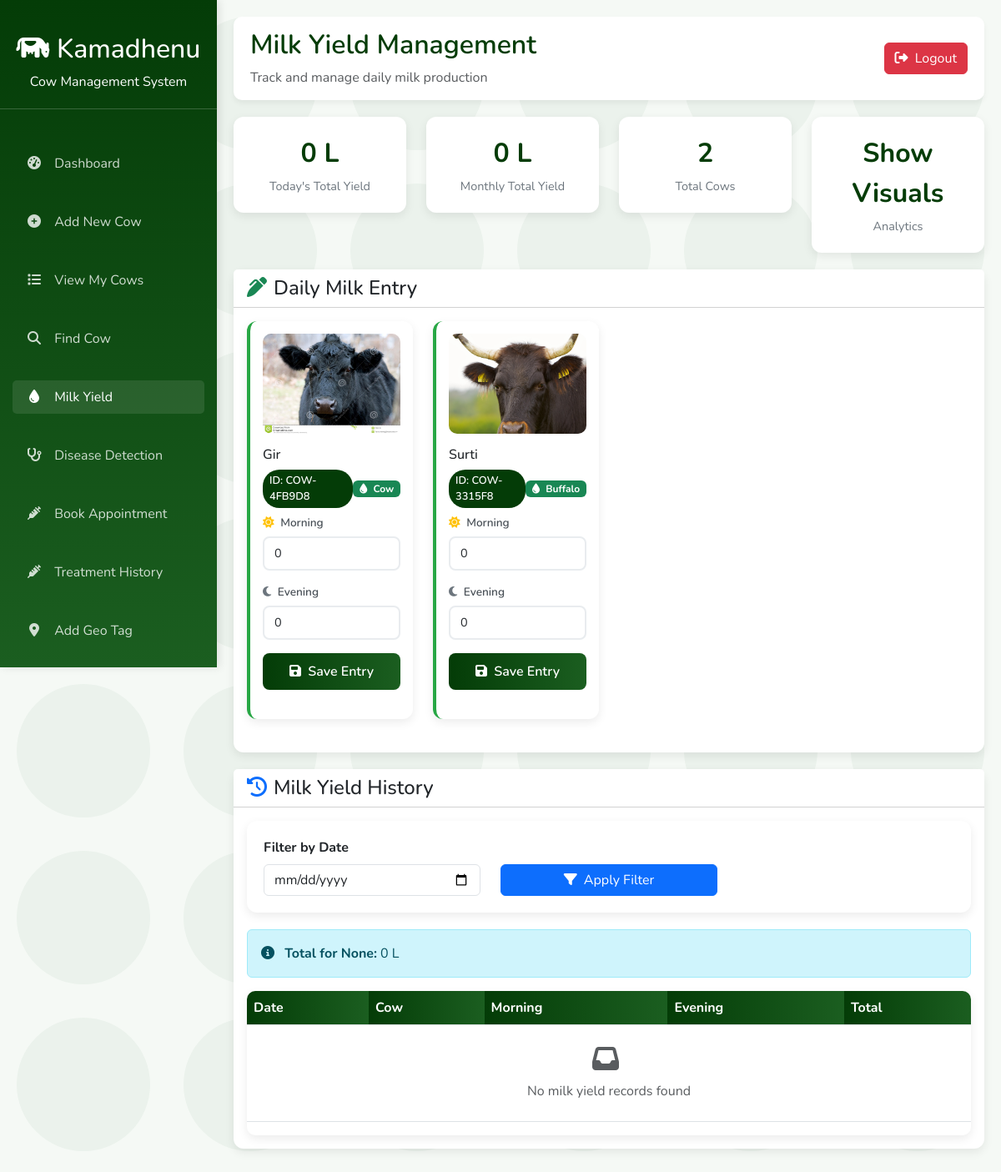
The app's page /milk_yield (signed in), older data.
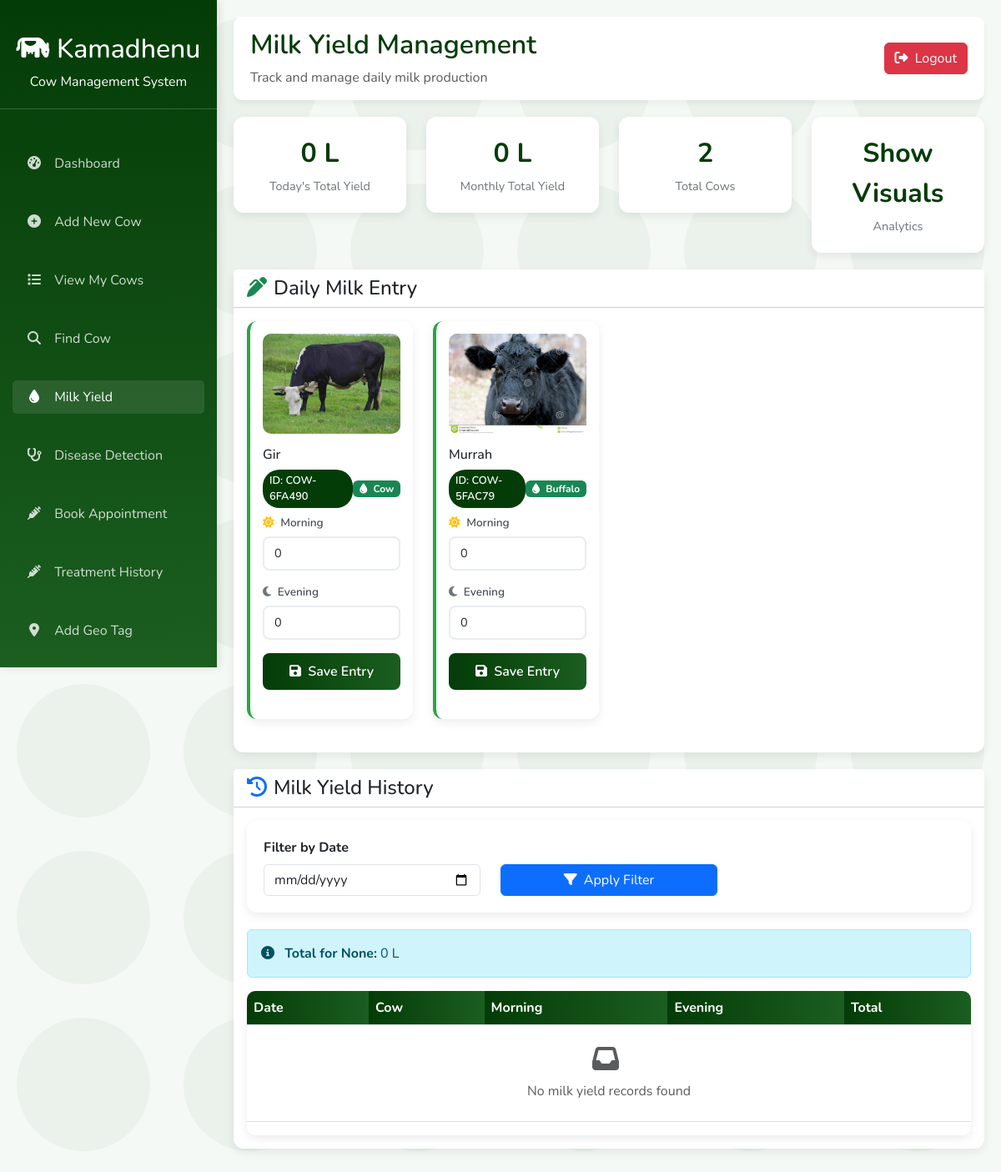
The same page, newer data.
### tables this page shows
CREATE TABLE cows (
            cow_id TEXT PRIMARY KEY,
            farmer_id INTEGER,
            cattle_type TEXT NOT NULL,
            breed TEXT,
            date_of_birth DATE,  -- NEW: Date of birth
            age INTEGER,
            weight REAL,
            color TEXT,
            health_records TEXT,
            vaccination_history TEXT,
            milk_yield REAL,
            special_notes TEXT,
            photo TEXT,
            muzzle_id TEXT,
            muzzle_photo TEXT,
            father_id TEXT,
            mother_id TEXT,
            insurance_by TEXT,  -- NEW: Insurance company name
            insurance_policy_number TEXT,  -- NEW: Policy number
            insurance_valid_upto DATE,  -- NEW: Insurance expiry date
            created_at TIMESTAMP DEFAULT CURRENT_TIMESTAMP,
            FOREIGN KEY (farmer_id) REFERENCES farmers(farmer_id),
            FOREIGN KEY (father_id) REFERENCES cows(cow_id),
            FOREIGN KEY (mother_id) REFERENCES cows(cow_id)
        );

### app.py (the view, shortened to what this page needs)
@app.route("/milk_yield", methods=["GET", "POST"])
def milk_yield():
    if "farmer_id" not in session:
        flash("Please login first!", "danger")
        return redirect(url_for("login"))
    conn = get_db()
    cur = conn.cursor()
    today = dt_date.today().isoformat()
    cows = cur.execute("""
        SELECT * FROM cows
        WHERE farmer_id=? AND cattle_type IN ('cow', 'buffalo')
    """, (session["farmer_id"],)).fetchall()
    daily_total = cur.execute("""
        SELECT SUM(total) AS total
        FROM milk_yield m
        JOIN cows c ON m.cow_id = c.cow_id
        WHERE m.date=? AND c.farmer_id=? AND c.cattle_type IN ('cow', 'buffalo')
    """, (today, session["farmer_id"])).fetchone()["total"] or 0
    month_start = dt_date.today().replace(day=1).isoformat()
    monthly_total = cur.execute("""
        SELECT SUM(total) AS total
        FROM milk_yield m
        JOIN cows c ON m.cow_id = c.cow_id
        WHERE m.date >= ? AND c.farmer_id=? AND c.cattle_type IN ('cow', 'buffalo')
    """, (month_start, session["farmer_id"])).fetchone()["total"] or 0
    selected_date = request.args.get("date")
    if selected_date:
        history = cur.execute("""
            SELECT m.*, c.breed AS cow_name
            FROM milk_yield m
            JOIN cows c ON m.cow_id = c.cow_id
            WHERE c.farmer_id=? AND m.date=? AND c.cattle_type IN ('cow', 'buffalo')
            ORDER BY m.cow_id
        """, (session["farmer_id"], selected_date)).fetchall()
    else:
        history = cur.execute("""
            SELECT m.*, c.breed AS cow_name
            FROM milk_yield m
            JOIN cows c ON m.cow_id = c.cow_id
            WHERE c.farmer_id=? AND c.cattle_type IN ('cow', 'buffalo')
            ORDER BY m.date DESC, m.cow_id
        """, (session["farmer_id"],)).fetchall()
    conn.close()
    current_date = dt_date.today().isoformat()
    return render_template("milk_yield.html",
                           cows=cows,
                           history=history,
                           daily_total=daily_total,
                           monthly_total=monthly_total,
                           selected_date=selected_date,
                           current_date=current_date)

### templates/milk_yield.html (shortened to what this page needs)
<!DOCTYPE html>
<html lang="en">
<head>
    <link href="https://cdn.jsdelivr.net/npm/bootstrap@5.3.0/dist/css/bootstrap.min.css" rel="stylesheet">
    <link rel="stylesheet" href="https://cdnjs.cloudflare.com/ajax/libs/font-awesome/6.4.0/css/all.min.css">
</head>
<body class="cow-background">
    <div class="dashboard-container">
        <div class="sidebar" id="sidebar">
            <div class="logo">
                <h2><i class="fas fa-cow"></i> Kamadhenu</h2>
                <p class="mb-0">Cow Management System</p>
            </div>
            <ul class="nav flex-column">
                <li class="nav-item">
                    <a class="nav-link" href="/dashboard">
                        <i class="fas fa-tachometer-alt"></i> Dashboard
                    </a>
                </li>
                <li class="nav-item">
                    <a class="nav-link" href="/add_cow">
                        <i class="fas fa-plus-circle"></i> Add New Cow
                    </a>
                </li>
                <li class="nav-item">
                    <a class="nav-link" href="/cows">
                        <i class="fas fa-list"></i> View My Cows
                    </a>
                </li>
                <li class="nav-item">
                    <a class="nav-link" href="/find_cow">
                        <i class="fas fa-search"></i> Find Cow
                    </a>
                </li>
                <li class="nav-item">
                    <a class="nav-link active" href="/milk_yield">
                        <i class="fas fa-tint"></i> Milk Yield
                    </a>
                </li>
                <li class="nav-item">
                    <a class="nav-link" href="/disease_prediction">
                        <i class="fas fa-stethoscope"></i> Disease Detection
                    </a>
                </li>
                <li class="nav-item">
                    <a class="nav-link" href="/book_appointment">
                        <i class="fas fa-syringe"></i> Book Appointment
                    </a>
                </li>
                <li class="nav-item">
                    <a class="nav-link" href="{{ url_for('farmer_treatments') }}">
                        <i class="fas fa-syringe"></i> Treatment History
                    </a>
                </li>
                <li class="nav-item">
                    <a class="nav-link" href="{{ url_for('add_geotag') }}">
                        <i class="fas fa-map-marker-alt"></i> Add Geo Tag
                    </a>
                </li>
            </ul>
        </div>
        <div class="main-content" id="mainContent">
            <div class="header">
                <div>
                    <h2 class="welcome-text">Milk Yield Management</h2>
                    <p class="mb-0 text-muted">Track and manage daily milk production</p>
                </div>
                <a href="{{ url_for('farmer_logout') }}" class="btn btn-danger">
                    <i class="fas fa-sign-out-alt me-1"></i> Logout
                </a>
            </div>
            <div class="row">
                <div class="col-md-3">
                    <div class="stats-card">
                        <div class="stats-number">{{ daily_total }} L</div>
                        <div class="stats-label">Today's Total Yield</div>
                    </div>
                </div>
                <div class="col-md-3">
                    <div class="stats-card">
                        <div class="stats-number">{{ monthly_total }} L</div>
                        <div class="stats-label">Monthly Total Yield</div>
                    </div>
                </div>
                <div class="col-md-3">
                    <div class="stats-card">
                        <div class="stats-number">{{ cows|length }}</div>
                        <div class="stats-label">Total Cows</div>
                    </div>
                </div>
                <div class="col-md-3">
                    <div class="stats-card">
                        <div class="stats-number">Show Visuals</div>
                        <div class="stats-label">Analytics</div>
                    </div>
                </div>
            </div>
            <div class="card">
                <div class="card-header bg-white">
                    <h4 class="mb-0"><i class="fas fa-pen-alt me-2 text-success"></i>Daily Milk Entry</h4>
                </div>
                <div class="card-body">
                    <div class="row">
                        {% for cow in cows %}
                        <div class="col-xl-3 col-lg-4 col-md-6 mb-4">
                            <div class="card cow-card">
                                {% if cow.photo %}
                                    <img src="{{ url_for('static', filename='uploads/cow/' ~ cow.photo) }}"
                                         class="cow-image mb-3" alt="Cow Photo">
                                {% else %}
                                    <div class="cow-image mb-3 bg-light d-flex align-items-center justify-content-center">
                                        <i class="fas fa-cow text-muted" style="font-size: 3rem;"></i>
                                    </div>
                                {% endif %}
                                <h6 class="mb-2">{{ cow.breed }}</h6>
                                <div class="d-flex justify-content-between align-items-center mb-2">
                                    <span class="cow-id-badge">ID: {{ cow.cow_id }}</span>
                                    <span class="badge bg-success">
                                        <i class="fas fa-tint me-1"></i>
                                        {{ cow.cattle_type|title }}
                                    </span>
                                </div>
                                <form method="POST">
                                    <div class="mb-3">
                                        <div class="milk-time-label">
                                            <i class="fas fa-sun me-1 text-warning"></i> Morning
                                        </div>
                                        <input type="number" step="0.1" name="morning" class="form-control milk-input" placeholder="0 L" value="0" min="0">
                                    </div>
                                    <div class="mb-3">
                                        <div class="milk-time-label">
                                            <i class="fas fa-moon me-1 text-secondary"></i> Evening
                                        </div>
                                        <input type="number" step="0.1" name="evening" class="form-control milk-input" placeholder="0 L" value="0" min="0">
                                    </div>
                                    <button type="submit" class="btn btn-success w-100">
                                        <i class="fas fa-save me-1"></i> Save Entry
                                    </button>
                                </form>
                            </div>
                        </div>
                        {% endfor %}
                    </div>
                </div>
            </div>
            <div class="card">
                <div class="card-header bg-white">
                    <h4 class="mb-0"><i class="fas fa-history me-2 text-primary"></i>Milk Yield History</h4>
                </div>
                <div class="card-body">
                    <div class="filter-section">
                        <form method="get" class="row align-items-end">
                            <div class="col-md-4">
                                <label class="form-label fw-bold">Filter by Date</label>
                                <input type="date" name="date" value="{{ selected_date or '' }}"
                                       class="form-control" max="{{ current_date }}">
                            </div>
                            <div class="col-md-4">
                                <button type="submit" class="btn btn-primary w-100">
                                    <i class="fas fa-filter me-1"></i> Apply Filter
                                </button>
                            </div>
                        </form>
                    </div>
                    {% if daily_total is not none %}
                    <div class="alert alert-info">
                        <i class="fas fa-info-circle me-2"></i>
                        <b>Total for {{ selected_date }}:</b> {{ daily_total }} L
                    </div>
                    {% endif %}
                    <div class="history-table">
                        <table class="table table-hover">
                            <thead>
                                <tr>
                                    <th>Date</th>
                                    <th>Cow</th>
                                    <th>Morning</th>
                                    <th>Evening</th>
                                    <th>Total</th>
                                </tr>
                            </thead>
                            <tbody>
                                {% if history %}
                                    {% for row in history %}
                                    <tr>
                                        <td>{{ row.date }}</td>
                                        <td>{{ row.cow_name }}</td>
                                        <td>{{ row.morning }} L</td>
                                        <td>{{ row.evening }} L</td>
                                        <td><b>{{ row.total }} L</b></td>
                                    </tr>
                                    {% endfor %}
                                {% else %}
                                    <tr>
                                        <td colspan="5" class="text-center text-muted py-4">
                                            <i class="fas fa-inbox me-2" style="font-size: 2rem;"></i>
                                            <p class="mt-2 mb-0">No milk yield records found</p>
                                        </td>
                                    </tr>
                                {% endif %}
                            </tbody>
                        </table>
                    </div>
                </div>
            </div>
        </div>
    </div>
</body>
</html>

Row changes from the older to the newer data that the page shows:
removed cows: photo (picture), breed "Gir", cow_id "COW-4FB9D8", cattle_type "Cow"
removed cows: photo (picture), breed "Surti", cow_id "COW-3315F8", cattle_type "Buffalo"
added cows: photo (picture), breed "Gir", cow_id "COW-6FA490", cattle_type "Cow"
added cows: photo (picture), breed "Murrah", cow_id "COW-5FAC79", cattle_type "Buffalo"
